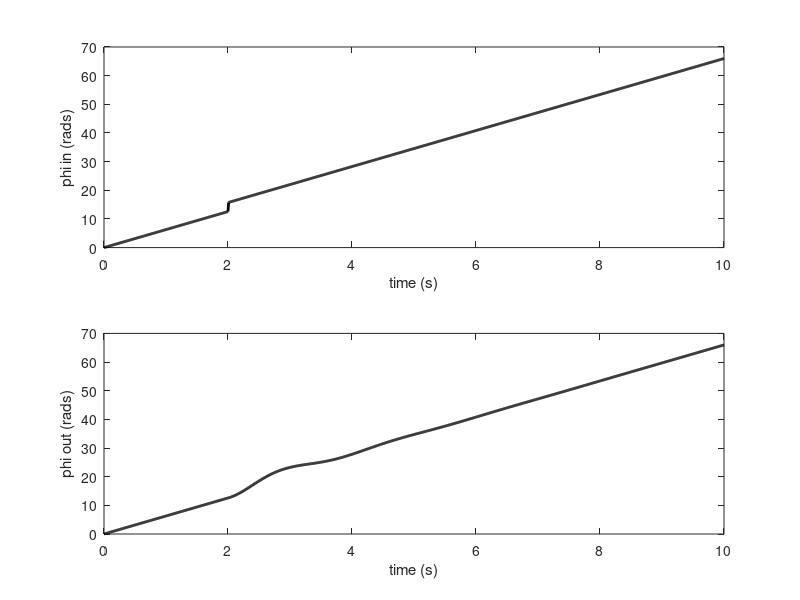
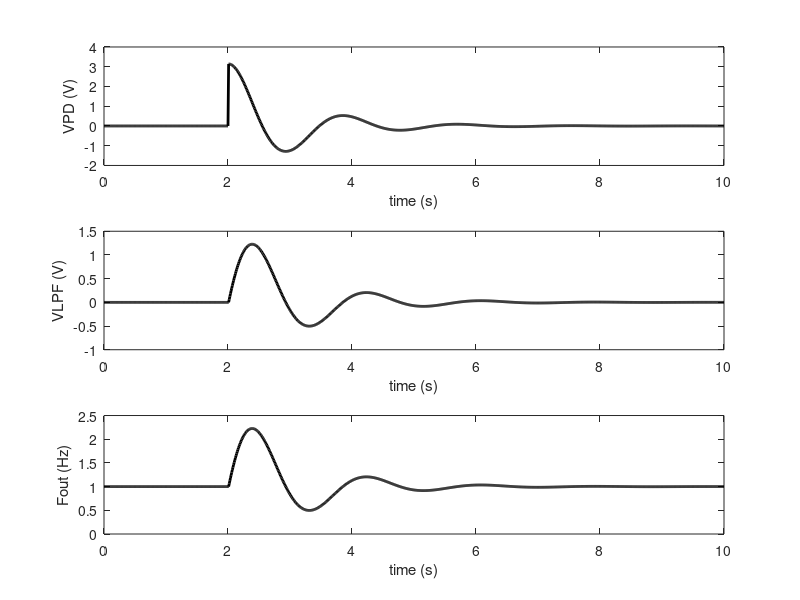
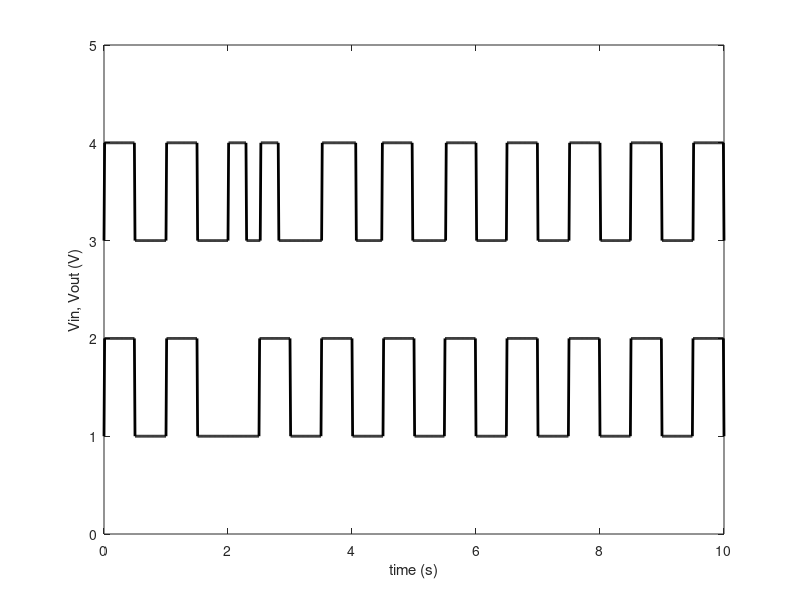

The MATLAB source for these figures, in order:
% Matlab code to show the operation of simple PLL with an integer divider
% in the feedback path.
% The input phase, input frequency or the feedback divider can change 
% depending on the variables set below.
% This is just a simple brute force time domain solution of a Type I PLL
% so it will probably go crazy for certain settings.

win1=1*(2*pi); % first input frequency = 1Hz 
win2=1*(2*pi); % 2nd frequency - make different to win2 to change frequency
phi_in0=0; % initial input phase 
delta_phi=pi; % change in input phase - set to 0 to get no phase change
mult1=1; % the initial multiplication factor
mult2=1; % 2nd multiplication factor - make different to mult1 to change
time_phase=2; % when the phase changes
time_freq=2; % when the frequency changes
time_mult=2; % when the multiplication factor changes
wfr=1*(2*pi); % free running frequency of VCO = 1Hz
vlpf0=0; % initial output of low pass filter (LPF) (precalculated)
kvco=1*(2*pi); % VCO gain constant (1Hz/V=2pi radians per second per volt)
kpd=1.0; % phase detector gain constant
rc=0.5; % time constant of RC low pss filter
phi_out0=-(mult1*win1-wfr)/(kpd*kvco); % initial output phase (converged system)
timestep=0.01; % timestep (this needs to be a lot smaller than the natural frequency 
               %           and the cut-off frequency of the LPF to give true results)
timestop=10; % duration of simulation

wlpf=1/rc; % cut-off frequency of LPF in rads/s
fn=sqrt(wlpf*kpd*kvco)/(2*pi) % natural frequency of oscillation in Hz
zeta=0.5*sqrt(wlpf/(kpd*kvco)) % damping factor

time=0:timestep:timestop; % set up time array
phi_in=time; % initialize array for input phase
vin=time; % initialize array for input voltage
phi_out=time; % initialize array for output phase
vout=time; % initialize array for output voltage
vpd=time; % initialize array for output of phase detector
vlpf=time; % initialize array for output of low pass filter

phi_in(1)=phi_in0;  % set initial value for input phase
phi_out(1)=phi_out0;  % set initial value for output phase
vpd(1)=kpd*(phi_in(1)-phi_out(1)/mult1); % set initial value for phase detector output
vlpf(1)=vpd(1); % set initial value for low pass filter output

expfact=exp(-timestep/rc); % determine the exponential factor for the RC LPF

for index=2:length(time) % go through all timepoints to evaluate the PLL quantities
    vlpf(index)=vpd(index-1)*(1-expfact)+vlpf(index-1)*expfact; % updated low pass filter output
    vlpf_avg = (vlpf(index)+vlpf(index-1))/2;  % assume vlpf varies linearly over timestep
    phi_out(index)=phi_out(index-1)+timestep*(wfr+kvco*vlpf_avg); % updated output phase 
    w_in=win1;
    if (time(index) > time_freq) 
        w_in=win2; 
    end
    phi_in(index)=phi_in(index-1)+w_in*timestep;  % update the input phase
    if (time(index) > time_phase)
        phi_in(index)=phi_in(index)+delta_phi;
        delta_phi=0;
    end
    mult=mult1;
    if (time(index) > time_mult) 
        mult=mult2; 
    end
    vpd(index)=kpd*(phi_in(index)-phi_out(index)/mult); % update phase detector output
                                                        % note o/p phase divided by mult
    
end

freq=(wfr+kvco*vlpf)/(2*pi); % make array for frequency at the time points

% Turn the phase into a square wave

for index=1:length(time)
    phi_temp=rem(phi_in(index),2*pi); % put phase in the range -2pi to 2pi
                                      % to prevent any overflow
    vin(index)=0;
    if (sin(phi_temp) > 0) % sin(phi)>0 if phi is between 0 and pi
        vin(index)=1; % make vin 1 for 0 <= phi <= pi
    end
    
    phi_temp=rem(phi_out(index),2*pi); % put phase in the range -2pi to 2pi
                                       % to prevent any overflow
    vout(index)=0;
    if (sin(phi_temp) > 0) % sin(phi)>0 if phi is between 0 and pi
        vout(index)=1; % make vout 1 for 0 <= phi <= pi
    end
end

% Integrate the total frequency change using the simplest summation (this
% only makes sense for the case where the phase has a step change but the
% input frequency and the feedback factor do not change

M=length(freq);
area=sum(2*pi*freq(1:M-1)-win1)*timestep

% Now do some plotting

% Plot the input and output phases

subplot(2,1,1)
plot(time,phi_in,'k','LineWidth',2)
xlabel('time (s)')
ylabel('phi_ in (rads)')
subplot(2,1,2)
plot(time,phi_out,'k','LineWidth',2)
xlabel('time (s)')
ylabel('phi out (rads)')

figure % make a new plot

% Plot the PD and LPF outputs and the output frequency

subplot(3,1,1)
plot(time,vpd,'k','LineWidth',2)
xlabel('time (s)')
ylabel('VPD (V)')
subplot(3,1,2)
plot(time,vlpf,'k','LineWidth',2)
xlabel('time (s)')
ylabel('VLPF (V)')
subplot(3,1,3)
plot(time,freq,'k','LineWidth',2)
xlabel('time (s)')
ylabel('Fout (Hz)')

figure % make a new plot

% Plot the input and output square wave waveforms
% Some DC offsets are added to show both plots on
% the same graph (which makes zooming in easier)

hold off
plot(time,1 + vin,'k','LineWidth',2)
hold on
plot(time,3 + vout,'k','LineWidth',2)
axis([0 timestop 0 5])
xlabel('time (s)')
ylabel('Vin, Vout (V)')


